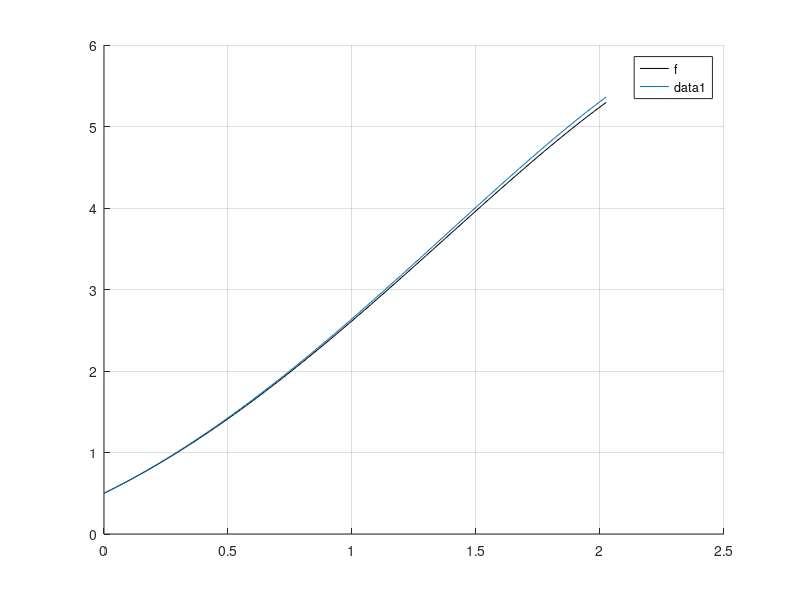
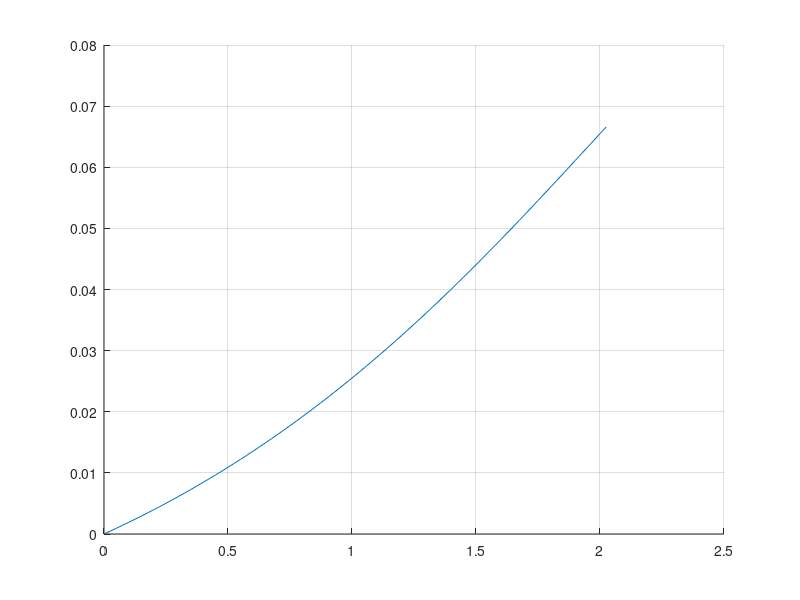

Write the MATLAB code that produced these figures, in order.
# EJERCICIO 2 RELACION PVI #

clear all;
clc;
more off;

function y =f1(t,x)
  y=x-t^2+1;
endfunction
%
function y=f(x)
  y=(x+1).^2-0.5*exp(x);
endfunction
%
x=0.5;
t=0;
n=0;
h=0.025;
a=0;
b=2;

figure(1); clf; hold on;
X(1)=x;
T(1)=t;

do
  n++;
  x1=x+h*f1(t,x);
  t=t+h;
  x=x1;
  X(n+1)=x;
  T(n+1)=t;  
until t>=b;
%
plot(T,X,'k;f;');
plot(T,f(T));
grid on;
hold off;

figure(2); clf; hold on;
plot(T,abs(X-f(T)));
grid on; hold off;